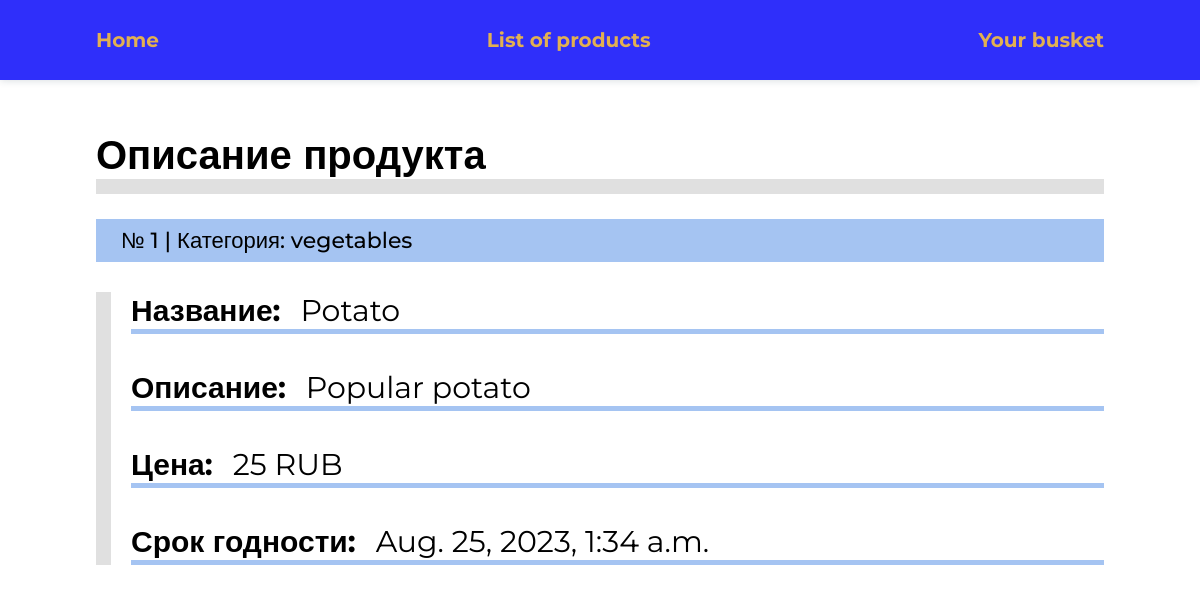
The app's page /home/products/description/1 with its own data.
### market/models.py (models this page shows, shortened)
class Product(models.Model):
    name = models.CharField(max_length=255)
    best_before_date = models.DateTimeField(default=datetime.datetime.today() + datetime.timedelta(days=7))
    description = models.TextField(null=False, blank=False)
    price = models.PositiveSmallIntegerField(null=False, blank=False)
    category = models.ForeignKey(Category, on_delete=models.CASCADE, null=True)
    class Meta:
        verbose_name = 'Product'
        verbose_name_plural = 'Products'

class Category(models.Model):
    name = models.CharField(max_length=50)
    class Meta:
        verbose_name = 'Category'
        verbose_name_plural = 'Categories'

### market/views.py (the view)
# urls.py: path('products/description/<int:product_id>',views.desc, name='description'),
def desc(request, product_id):
    product = Product.objects.get(id=product_id)
    data = {
        'title':'Описание продуктов',
        'menu':menu,
        'product':product,
    }
    return render(request, 'market/desc.html', data)

### market/templates/market/desc.html (shortened to what this page needs)
{% load static %}
<!DOCTYPE html>
<html lang="en">
<head>
    <link rel="stylesheet" href="{% static 'market/css/Desc.css' %}">
    <link rel="stylesheet" href="{% static 'market/css/header.css' %}">
</head>
<body>
    <header>
        {% for m in menu %}
        <div>
            <a href="{% url m.url %}">{{ m.title }}</a>
        </div>
        {% endfor %}
    </header>
    <section class="main">
        <h1>Описание продукта</h1>
        <span class="p-preinfo">
            <p>№ {{ product.id }} | Категория: {{ product.category.name }}</p>
        </span>
        <div class="p-details">
            <span>
                <p><b>Название:</b></p>
                <p>{{ product.name }}</p>
            </span>
            <span>
                <p><b>Описание:</b></p>
                <p>{{ product.description }}</p>
            </span>
            <span>
                <p><b>Цена:</b></p>
                <p>{{ product.price }} RUB</p>
            </span>
            <span>
                <p><b>Срок годности:</b></p>
                <p>{{ product.best_before_date }}</p>
            </span>
        </div>
    </section>
</body>
</html>

### market/static/market/css/Desc.css (style rules this page uses)
* { margin: 0; padding: 0; font-family: 'Montserrat', sans-serif; }
.main { padding: 50px 8%; }
.main h1 { font-size: 40px; border-bottom: 15px solid #e0e0e0; margin-bottom: 25px; }
.p-preinfo { display: block; background-color: #a5c4f2; padding: 8px 25px; margin-bottom: 10px; }
.p-preinfo > p { font-weight: 500; font-size: 22px; }
.p-details { border-left: 15px solid #e0e0e0; padding-left: 20px; margin-top: 30px; }
.p-details > span { display: flex; gap: 20px; font-size: 30px; margin-bottom: 35px; border-bottom: 5px solid #a5c4f2; }

### market/static/market/css/Header.css (style rules this page uses)
header { background-color: rgb(47, 47, 250); height: 80px; width: 100%; display: flex; justify-content: space-between; align-items: center; padding: 0 8%; box-sizing: border-box; box-shadow: 0px 0px 8px 0px rgba(34, 60, 80, 0.2); }
header div a { color: rgb(226, 176, 82); font-weight: 700; font-family: 'Montserrat', sans-serif; font-size: 20px; text-decoration: none; }

### records on screen
Product: id "1", category.name "vegetables", name "Potato", description "Popular potato", price "25", best_before_date "Aug. 25, 2023, 1:34 a.m."

### other values on screen
{{ m.title }} "Home" "List of products" "Your busket"
